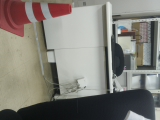
#> input picture photo0000.jpg, 160 x 120 px, given in place of the camera
$ python red_detection_test.py
#> lines starting #> are read from the running program, lines starting #| are printed output that depends on the picture; after the words box and inside, x2 and y2 are one past the last pixel; in counts of white or black regions, pixels touching at a corner belong together
import cv2
import numpy as np

def detect_red(small_img):
	# HSV色空間に変換
	hsv = cv2.cvtColor(small_img, cv2.COLOR_BGR2HSV)

	# 赤色のHSVの値域1
	hsv_min = np.array([0,100,100])
	hsv_max = np.array([5,255,255])
	mask1 = cv2.inRange(hsv, hsv_min, hsv_max)

	# 赤色のHSVの値域2
	hsv_min = np.array([160,100,100])
	hsv_max = np.array([179,255,255])
	mask2 = cv2.inRange(hsv, hsv_min, hsv_max)

	mask = mask1 + mask2

	return mask

def mosaic(img, ratio):
	small_img = cv2.resize(img, None, fx=ratio, fy=ratio, interpolation=cv2.INTER_NEAREST)

	return cv2.resize(small_img, img.shape[:2][::-1], interpolation=cv2.INTER_NEAREST)

# [22 lines left out: functions get_max_contour, get_para_area, not called in this run]

def get_center(mask, original_img):
	try:
		contours, hierarchy = cv2.findContours(mask, cv2.RETR_EXTERNAL, cv2.CHAIN_APPROX_SIMPLE)

		# 最大の輪郭を抽出
		max_contour = max(contours, key = cv2.contourArea)

		# 最大輪郭の重心を求める
		# 重心の計算
		m = cv2.moments(max_contour)
		cx,cy= m['m10']/m['m00'] , m['m01']/m['m00']
		# print(f"Weight Center = ({cx}, {cy})")
		# 座標を四捨五入
		cx, cy = round(cx), round(cy)
		# 重心位置に x印を書く
		cv2.line(original_img, (cx-5,cy-5), (cx+5,cy+5), (0, 255, 0), 2)
		cv2.line(original_img, (cx+5,cy-5), (cx-5,cy+5), (0, 255, 0), 2)

		cv2.drawContours(original_img, [max_contour], -1, (0, 255, 0), thickness=2)

	except:
		max_contour = 0
		cx = 0
		cy = 0

	return original_img, max_contour, cx, cy

def get_angle(cx, cy, original_img):
	angle = 0
	# 重心から現在位置とゴールの相対角度を大まかに計算
	img_width = original_img.shape[1]
	quat_width = img_width / 5
	x0, x1, x2, x3, x4, x5 = 0, quat_width, quat_width*2, quat_width*3, quat_width*4, quat_width*5

	if x0 < cx <x1:
		angle = 1
	elif x1 < cx < x4:
		angle = 2
	elif x4 < cx < x5:
		angle = 3

	return angle

def get_area(max_contour, original_img):
	try:
		# 輪郭の面積を計算
		area = cv2.contourArea(max_contour)
		img_area = original_img.shape[0] * original_img.shape[1] #画像の縦横の積
		area_ratio = area / img_area * 100 #面積の割合を計算
		if area_ratio < 0.1:
			area_ratio = 0.0
		# print(f"Area ratio = {area_ratio:.1f}%")
	except:
		area_ratio = 0

	return area_ratio

# [13 lines of commented-out code are left out]

# [63 lines left out: functions detect_para_movie, detect_para, not called in this run]

def detect_goal_movie():
	# カメラのキャプチャ
	cap = cv2.VideoCapture(0)

	while(cap.isOpened()):
		# フレームを取得
		ret, frame = cap.read()
#> frame is the input picture: shape (120, 160, 3); mean B, G, R 119.6, 126.6, 129.4

		# カメラ表示を180度回転
		frame = cv2.rotate(frame, cv2.ROTATE_180)

		# 画像を圧縮
		frame = mosaic(frame, ratio=0.8)
#> in mosaic, `small_img = cv2.resize(img, None, fx=ratio, fy=ratio, interpolation=cv..`:
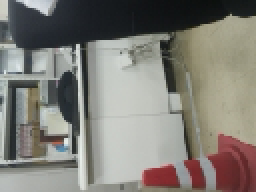
#> small_img: shape (96, 128, 3) (shown 2 times larger); mean B, G, R 119.2, 126.1, 128.8
#> in mosaic, `return cv2.resize(small_img, img.shape[:2][::-1], interpolation=cv2.IN..`:
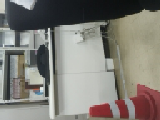
#> returned value: shape (120, 160, 3); mean of channels 0, 1, 2 119.2, 126, 128.7; drawn as B, G, R

		# 赤色検出
		mask = detect_red(frame)
#> in detect_red, `hsv = cv2.cvtColor(small_img, cv2.COLOR_BGR2HSV)`: hsv: shape (120, 160, 3); mean H, S, V 58.2, 36, 132.2
#> in detect_red, `mask1 = cv2.inRange(hsv, hsv_min, hsv_max)`:
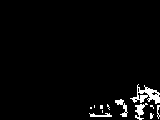
#> mask1: shape (120, 160); 3% white; 12 white regions (7 under 20 px), largest, box (x1, y1, x2, y2) and area: (130, 84, 160, 104) 257, (135, 103, 148, 120) 101, (115, 99, 128, 117) 87, (89, 113, 112, 117) 58, (157, 105, 160, 119) 24
#> in detect_red, `mask2 = cv2.inRange(hsv, hsv_min, hsv_max)`:
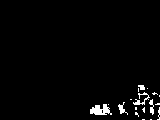
#> mask2: shape (120, 160); 2.2% white; 18 white regions (13 under 20 px), largest, box (x1, y1, x2, y2) and area: (90, 104, 112, 115) 156, (133, 92, 150, 105) 72, (118, 102, 128, 115) 49, (149, 99, 154, 115) 45, (138, 85, 145, 90) 27
#> in detect_red, `mask = mask1 + mask2`:
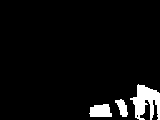
#> mask: shape (120, 160); 5.2% white; 3 white regions

		original_img, max_contour, cx, cy = get_center(mask, frame)
#> in get_center, `contours, hierarchy = cv2.findContours(mask, cv2.RETR_EXTERNAL, cv2.CH..`: contours = 3 contours; box (x1, y1, x2, y2) and area: (130, 84, 160, 120) 530, (89, 104, 112, 117) 213, (115, 99, 128, 117) 112
#> in get_center, `max_contour = max(contours, key = cv2.contourArea)`: max_contour = contour of 77 points, box (x1, y1, x2, y2) (130, 84, 160, 120), area 530
#> in get_center, `m = cv2.moments(max_contour)`: m = moments, m00 530.5, centre m10/m00, m01/m00 = (145.4, 100.5)
#> in get_center, `cx,cy= m['m10']/m['m00'] , m['m01']/m['m00']`: cx = 145.4; cy = 100.5
#> in get_center, `cx, cy = round(cx), round(cy)`: cx = 145; cy = 100
#> in get_center, `cv2.drawContours(original_img, [max_contour], -1, (0, 255, 0), thickne..`:
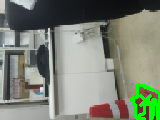
#> original_img: shape (120, 160, 3); mean B, G, R 117.1, 131.9, 124.9
#> cx = 145; cy = 100

		# 赤が占める割合を求める
		area_ratio = get_area(max_contour, original_img)
#> in get_area, `area = cv2.contourArea(max_contour)`: area = 530.5
#> in get_area, `area_ratio = area / img_area * 100`: area_ratio = 2.76
#> area_ratio = 2.76

		#重心から現在位置とゴールの相対角度を大まかに計算
		angle = get_angle(cx, cy, original_img)
#> angle = 3

		# リサイズ
		#frame = cv2.resize(frame, (640,640))
		#mask = cv2.resize(mask, (640, 640))

		cv2.putText(frame, str(int(area_ratio)), (10, 50), cv2.FONT_HERSHEY_SIMPLEX, 1, (255, 255, 255), 2, cv2.LINE_AA)
		cv2.putText(frame, str(int(angle)), (10, 100), cv2.FONT_HERSHEY_SIMPLEX, 1, (255, 255, 255), 2, cv2.LINE_AA)
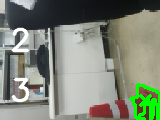
#> frame: shape (120, 160, 3); mean B, G, R 119.8, 134.5, 127.4

		# 結果表示
		cv2.imshow("Frame", frame)
		cv2.imshow("Mask", mask)

		# qキーが押されたら途中終了
		if cv2.waitKey(25) & 0xFF == ord('q'):
#> (key q is pressed here)
			break

	# カメラを閉じる
	cap.release()

	# すべてのウィンドウを閉じる
	cv2.destroyAllWindows()

# [30 lines left out: function detect_goal, not called in this run]

if __name__ == '__main__':
	detect_goal_movie()
